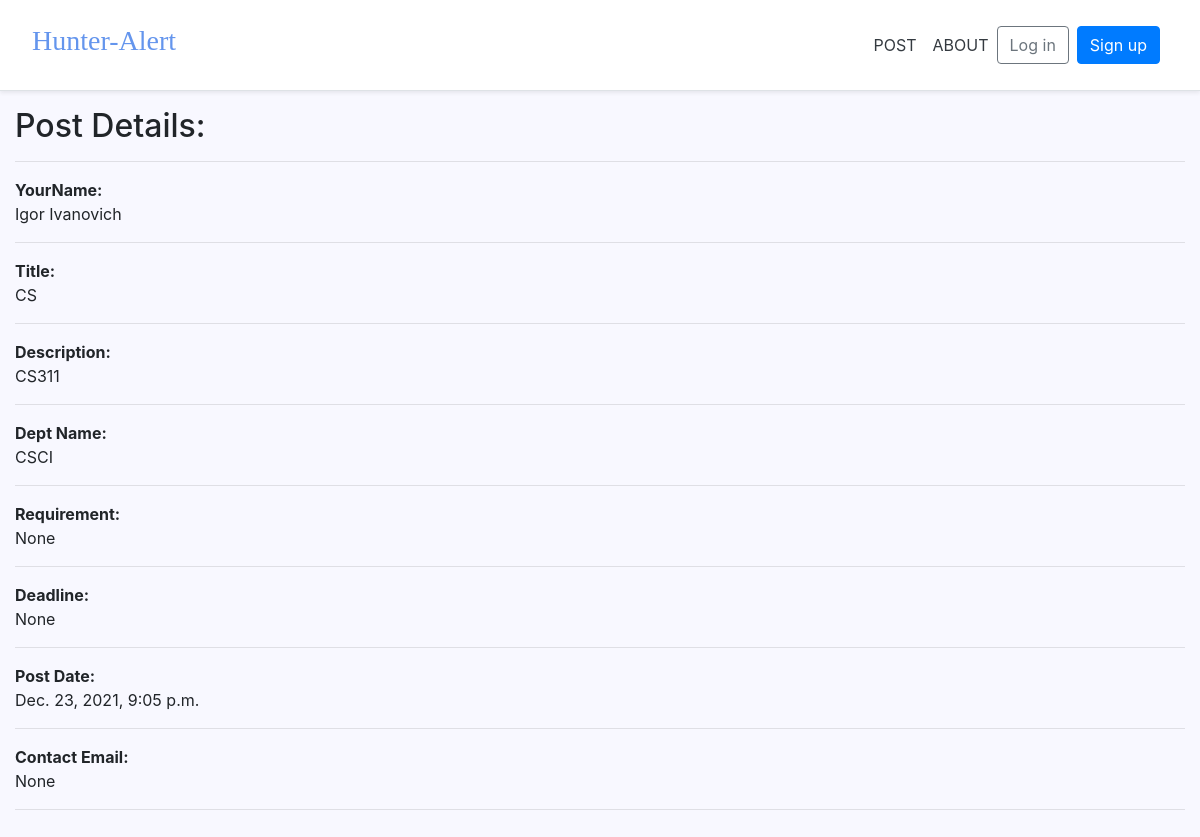
The page /13/ on the database its author committed.
### pages/models.py (models this page shows, shortened)
class Post(models.Model):
    class DeptName(models.TextChoices):
        Africana_Studies = "Africana Studies"
        Anthropology = "Anthropology"
        Archaeological_Studies = "Archaeological Studies"
        Art_History = "Art History"
        Studio_Art = "Studio Art"
        Athletics_and_Physical_Education = "Athletics and Physical Education"
        Biology = "Biology"
        Chemistry_and_Biochemistry = "Chemistry and Biochemistry"
        Cinema_Studies = "Cinema Studies"
        Classics = "Classics"
        Comparative_American_Studies = "Comparative American Studies"
        Comparative_Literature = "Comparative Literature"
        Computer_Science = "Computer Science"
        Creative_Writing = "Creative Writing"
        Dance = "Dance"
        Chinese = "Chinese"
        Japanese = "Japanese"
        East_Asian_Studies = "East Asian Studies"
        Economics = "Economics"
        Engineering = "Engineering"
        English = "English"
        Environmental_Studies = "Environmental Studies"
        French = "French"
        Italian = "Italian"
        Gender_Sexuality_and_Feminist_Studies = "Gender, Sexuality, and Feminist Studies"
        Geology = "Geology"
        German_Language_and_Literatures = "German Language and Literatures"
        Hispanic_Studies = "Hispanic Studies"
        History = "History"
        Jewish_Studies = "Jewish Studies"
        Latin_American_Studies = "Latin American Studies"
        Law_and_Society = "Law and Society"
        Learning_Across_Disciplines = "Learning Across the Disciplines"
        Mathematics = "Mathematics"
        Middle_East_and_North_Africa_Studies = "Middle East and North Africa Studies"
        Musical_Studies = "Musical Studies"
        Neuroscience = "Neuroscience"
        Philosophy = "Philosophy"
        Physics = "Physics"
        Astronomy = "Astronomy"
        Politics = "Politics"
        Psychology = "Psychology"
        Religion = "Religion"
        Rhetoric_and_Composition = "Rhetoric and Composition"
        Russian_Language_Literature_and_Culture = "Russian Language, Literature and Culture"
        Russian_and_East_European_Studies = "Russian and East European Studies"
        Sociology = "Sociology"
        Theater = "Theater"
        Non_Academic = "Other than academic"
    user = models.ForeignKey(CustomUser, null=True, on_delete=models.CASCADE)
    yourname = models.CharField(max_length=120, null=True)
    title = models.CharField(max_length=120, null=True)
    description = models.TextField(blank=False, null=True)
    dept_name = models.CharField(max_length=120, choices=DeptName.choices, default=DeptName.Non_Academic)
    requirement = models.TextField(blank=False, null=True)
    deadline = models.CharField(max_length=120, null=True)
    date_posted = models.DateTimeField(default=timezone.now)
    email = models.CharField(max_length=50, null=True)

### pages/views.py (the view)
# urls.py: path('<detail_id>/', DetailView, name='detail'),
def DetailView(request, detail_id):
    detail = Post.objects.get(id=detail_id)
    context = {'detail': detail}
    return render(request, 'pages/detail.html', context)

### templates/pages/detail.html
{% extends '_base.html' %}
{% load static %}
{% block content %}
<div class="main">
    <h2>Post Details:</h2>
    <hr>
    <p><b>YourName: </b> <br> {{ detail.yourname }} <hr> </p>
    <p><b>Title:</b> <br> {{ detail.title }} <hr> </p>
    <p><b>Description:</b> <br> {{ detail.description }} <hr> </p>
    <p><b>Dept Name:</b> <br> {{ detail.dept_name }}<hr> </p>
    <p><b>Requirement:</b> <br> {{ detail.requirement }}<hr> </p>
    <p><b>Deadline:</b> <br> {{ detail.deadline }}<hr> </p>
    <p><b>Post Date:</b> <br> {{ detail.date_posted}}<hr> </p>
    <p><b>Contact Email:</b> <br> {{ detail.email }}<hr> </p>
</div>
{% endblock content %}

### static/css/base.css (style rules this page uses)
html { position: relative; min-height: 100%; font-size: 14px; }
@media (min-width: 768px) { html { font-size: 16px; } }
body { margin-bottom: 60px; }

### rows shown on the page
Post: yourname "Igor Ivanovich", title "CS", description "CS311", dept_name "CSCI", requirement "None", deadline "None", date_posted "Dec. 23, 2021, 9:05 p.m.", email "None"
